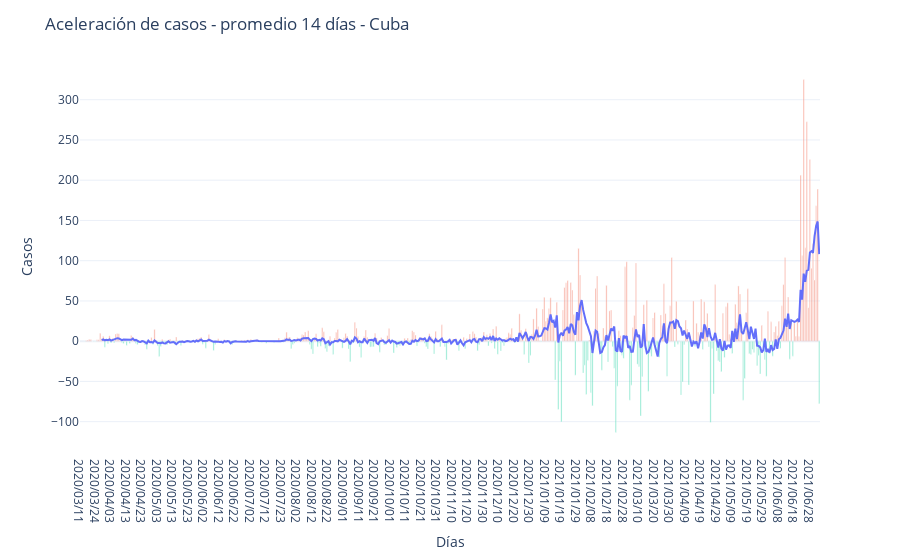

Notebook cell for this chart:
### Code cell
pos = cuba[cuba['accelMeans7'] >= 0]
neg = cuba[cuba['accelMeans7'] < 0]

fig = px.line(cuba, x="Date", y="accelMeans14", template=chartTemplate)

fig.update_layout({"title": 'Aceleración de casos - promedio 14 días - Cuba',
                   "xaxis": {"title":"Días"},
                   "yaxis": {"title":"Casos"},
                   "showlegend": False})
fig.add_trace(go.Bar(x=pos['Date'], y=pos['accelMeans7'], name='Promedio de 14 días', opacity=0.5))
fig.add_trace(go.Bar(x=neg['Date'], y=neg['accelMeans7'], name='Promedio de 14 días', opacity=0.5))

fig.show()

### Figure 1 — Plotly figure (JSON) as saved in the notebook; plotly's stock layout.template omitted (floating-point values rounded to 4 significant figures; data arrays with more than 128 entries replaced by an {"elided": "..."} marker saying what was removed)
{"data": [{"hovertemplate": "Date=%{x}<br>accelMeans14=%{y}<extra></extra>", "legendgroup": "", "line": {"color": "#636efa", "dash": "solid"}, "mode": "lines", "name": "", "orientation": "v", "showlegend": false, "type": "scatter", "x": {"elided": "477 str values"}, "xaxis": "x", "y": {"elided": "477 float values"}, "yaxis": "y"}, {"name": "Promedio de 14 días", "opacity": 0.5, "type": "bar", "x": {"elided": "273 str values"}, "y": {"elided": "273 float values"}}, {"name": "Promedio de 14 días", "opacity": 0.5, "type": "bar", "x": {"elided": "201 str values"}, "y": {"elided": "201 float values"}}], "layout": {"legend": {"tracegroupgap": 0}, "margin": {"t": 60}, "showlegend": false, "title": {"text": "Aceleración de casos - promedio 14 días - Cuba"}, "xaxis": {"anchor": "y", "domain": [0, 1], "title": {"text": "Días"}}, "yaxis": {"anchor": "x", "domain": [0, 1], "title": {"text": "Casos"}}}}
